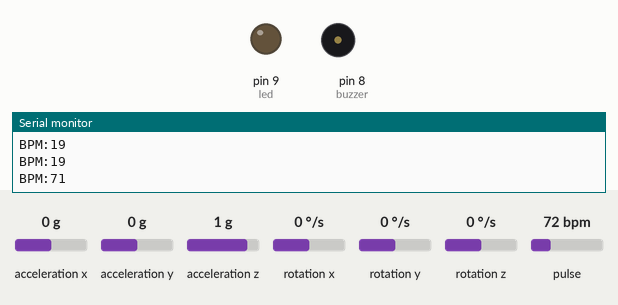
This sketch was run on a simulated Arduino Uno, built with avr-gcc and run on an emulated ATmega328P. On the bench: output pins drawn as LEDs (lit = HIGH), buzzer (waves = sounding), the last lines printed to the serial monitor. The test bench sets the inputs (shaded band); at power-on: pulse 72 bpm, acceleration x 0 g, acceleration y 0 g, acceleration z 1 g, rotation x 0 °/s, rotation y 0 °/s, rotation z 0 °/s.

Above: at 4.2 s.
4.3 s: pulse set to 121 bpm
5.8 s: pulse set to 124 bpm
At 6.2 s:
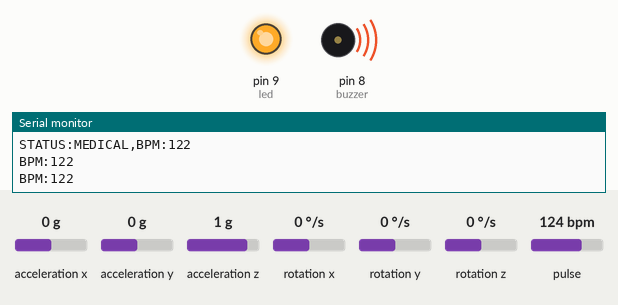
Timing chart, 0 to 8.8 s (numbered marks = the images above; inputs shaded):
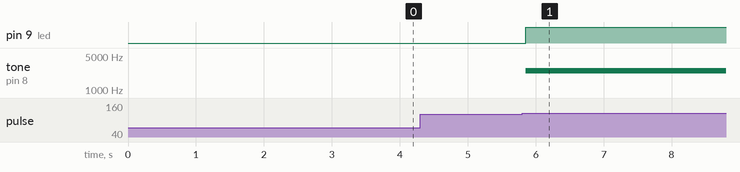

The sketch:

arduino_accident_prevention.ino
```cpp
#include <Wire.h>
#include <MPU6050_tockn.h>
#include "MAX30105.h"
#include "heartRate.h"

MAX30105 particleSensor;
MPU6050 mpu6050(Wire);

const int buzzer = 8;
const int led = 9;

long lastBeat = 0;
float bpm = 0;

float ax, ay, az;

String lastStatus = "NORMAL";

unsigned long lastSend = 0;
int sendInterval = 200;   // send BPM every 200 ms

void setup()
{
  Serial.begin(115200);
  Wire.begin();

  pinMode(buzzer, OUTPUT);
  pinMode(led, OUTPUT);

  mpu6050.begin();
  mpu6050.calcGyroOffsets(true);

  if (!particleSensor.begin(Wire, I2C_SPEED_FAST))
  {
    Serial.println("STATUS:ERROR");
    while (1);
  }

  particleSensor.setup();
  particleSensor.setPulseAmplitudeRed(0x0A);
  particleSensor.setPulseAmplitudeGreen(0);

  Serial.println("STATUS:NORMAL");
}

void loop()
{
  long irValue = particleSensor.getIR();

  if (checkForBeat(irValue))
  {
    long delta = millis() - lastBeat;
    lastBeat = millis();
    bpm = 60 / (delta / 1000.0);
  }

  mpu6050.update();

  ax = mpu6050.getAccX();
  ay = mpu6050.getAccY();
  az = mpu6050.getAccZ();

  float totalAcc = sqrt(ax * ax + ay * ay + az * az);

  bool abnormalMotion = totalAcc > 2;

  bool medicalEmergency = (bpm > 120 || abnormalMotion);

  if (medicalEmergency)
  {
    digitalWrite(led, HIGH);
    tone(buzzer, 2500);
  }
  else
  {
    digitalWrite(led, LOW);
    noTone(buzzer);
  }

  String currentStatus = medicalEmergency ? "MEDICAL" : "NORMAL";

  if (currentStatus != lastStatus)
  {
    Serial.print("STATUS:");
    Serial.print(currentStatus);
    Serial.print(",BPM:");
    Serial.println((int)bpm);

    lastStatus = currentStatus;
  }

  // send BPM regularly
  if (millis() - lastSend > sendInterval)
  {
    lastSend = millis();

    Serial.print("BPM:");
    Serial.println((int)bpm);
  }
}
```

Measured:
- the behaviour switches between 122 and 123 bpm on pulse (found by bisection; images 0 and 1)
- after the input at 5.8 s, pin 9 (led): LOW → HIGH after 0.05 s; tone on pin 8 (buzzer): silent → 2500 Hz after 0.05 s
